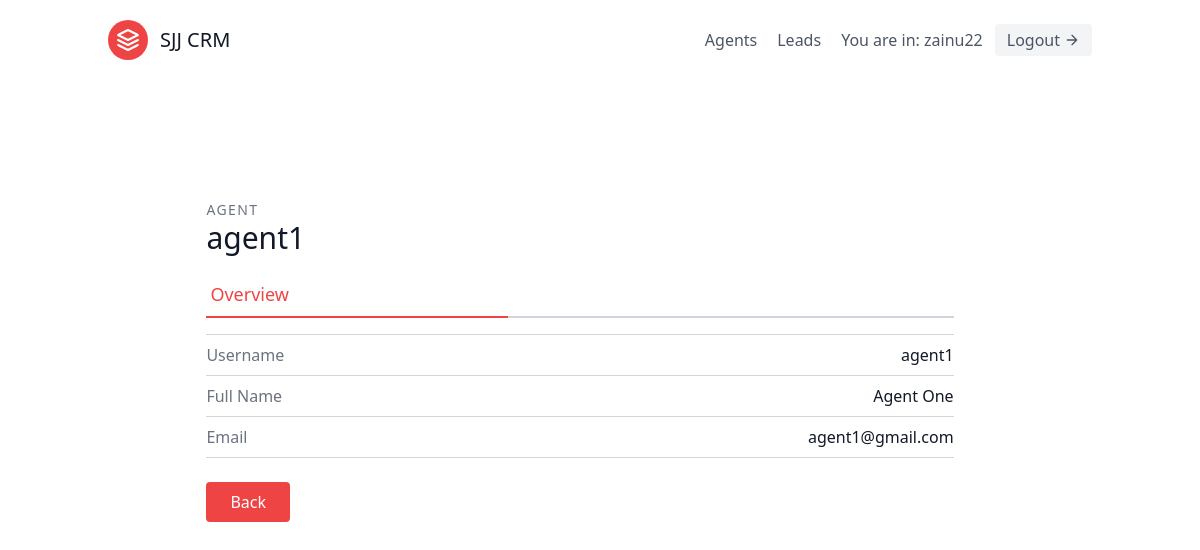
Page /agents/1/ (signed in) on the committed database.
### leads/models.py (models this page shows, shortened)
class User(AbstractUser):
    is_organizer = models.BooleanField(default=True)
    is_agent = models.BooleanField(default=False)

class Agent(models.Model):
    user = models.OneToOneField(User, on_delete=models.CASCADE)
    organization = models.ForeignKey(
        UserProfile, on_delete=models.CASCADE)

### agents/views.py (the view)
# urls.py: path('<int:pk>/', AgentDetailView.as_view(), name='agent_detail'),
class AgentDetailView(OrganizerAndLoginRequiredMixin, generic.DetailView):
    template_name = "agents/agent_detail.html"
    context_object_name = "agent"
    def get_queryset(self):
        organization = self.request.user.userprofile
        return Agent.objects.filter(organization=organization)

### agents/mixins.py (called while the page is built)
    def dispatch(self, request, *args, **kwargs):
        if not request.user.is_authenticated or not request.user.is_organizer:
            return redirect("leads:lead_list")
        return super().dispatch(request, *args, **kwargs)

### agents/templates/agents/agent_detail.html
{% extends "base.html" %}
{% block content %}
<section class="text-gray-700 body-font overflow-hidden">
    <div class="container px-5 py-24 mx-auto">
      <div class="lg:w-4/5 mx-auto flex flex-wrap">
        <div class="lg:w-full w-full lg:pr-10 lg:py-6 mb-6 lg:mb-0">
            <h2 class="text-sm title-font text-gray-500 tracking-widest">AGENT</h2>
            <h1 class="text-gray-900 text-3xl title-font font-medium mb-4">{{ agent.user.username }}</h1>
            <div class="flex mb-4">
                <a href="{% url 'agents:agent_detail' agent.pk %}" class="flex-grow text-red-500 border-b-2 border-red-500 py-2 text-lg px-1">
                    Overview
                </a>
                <a class="flex-grow border-b-2 border-gray-300 py-2 text-lg px-1">
                </a>
                <a href="#" class="flex-grow border-b-2 border-gray-300 py-2 text-lg px-1">
                </a>
            </div>
            <div class="flex border-t border-gray-300 py-2">
                <span class="text-gray-500">Username</span>
                <span class="ml-auto text-gray-900">{{ agent.user.username }}</span>
            </div>
            <div class="flex border-t border-gray-300 py-2">
                <span class="text-gray-500">Full Name</span>
                <span class="ml-auto text-gray-900">{{agent.user.first_name}} {{agent.user.last_name}}</span>
            </div>
            <div class="flex border-t border-b mb-6 border-gray-300 py-2">
                <span class="text-gray-500">Email</span>
                <span class="ml-auto text-gray-900">{{agent.user.email}}</span>
            </div>
            <div class="flex">
                <a href="{% url 'agents:agent_list' %}" class="flex text-white bg-red-500 border-0 py-2 px-6 focus:outline-none hover:bg-red-600 rounded">
                    Back
                </a>
            </div>
        </div>
      </div>
    </div>
  </section>
{% endblock content %}

### templates/components/navbar.html (shortened to what this page needs)
<header class="text-gray-600 body-font">
  <div
    class="
      container
      mx-auto
      flex flex-wrap
      p-5
      flex-col
      md:flex-row
      items-center
    "
  >
    <a
      href="{% url 'landing' %}"
      class="
        flex
        title-font
        font-medium
        items-center
        text-gray-900
        mb-4
        md:mb-0
      "
    >
      <svg
        xmlns="http://www.w3.org/2000/svg"
        fill="none"
        stroke="currentColor"
        stroke-linecap="round"
        stroke-linejoin="round"
        stroke-width="2"
        class="w-10 h-10 text-white p-2 bg-red-500 rounded-full"
        viewBox="0 0 24 24"
      >
        <path
          d="M12 2L2 7l10 5 10-5-10-5zM2 17l10 5 10-5M2 12l10 5 10-5"
        ></path>
      </svg>
      <span class="ml-3 text-xl">SJJ CRM</span>
    </a>
    <nav
      class="md:ml-auto flex flex-wrap items-center text-base justify-center"
    >
      {% if not request.user.is_authenticated %}
        <a href="{% url 'signup' %}" class="mr-5 hover:text-gray-900">Signup</a>
      {% else  %}
        {% if request.user.is_organizer  %}
        <a href="{% url 'agents:agent_list' %}" class="mr-5 hover:text-gray-900">Agents</a>
        {% endif %}
        <a href="{% url 'leads:lead_list' %}" class="mr-5 hover:text-gray-900">Leads</a>
      {% endif %}
    </nav>
    {% if request.user.is_authenticated %} You are in: {{request.user.username}}
    <a
      href="{% url 'logout' %} "
      class="
        ml-3
        inline-flex
        items-center
        bg-gray-100
        border-0
        py-1
        px-3
        focus:outline-none
        hover:bg-gray-200
        rounded
        text-base
        mt-4
        md:mt-0
      "
      >Logout
      <svg
        fill="none"
        stroke="currentColor"
        stroke-linecap="round"
        stroke-linejoin="round"
        stroke-width="2"
        class="w-4 h-4 ml-1"
        viewBox="0 0 24 24"
      >
        <path d="M5 12h14M12 5l7 7-7 7"></path>
      </svg>
      {% endif %}
    </a>
  </div>
</header>

### rows in the picture
User: user.username "zainu22"
Agent: user.username "agent1", user.first_name "Agent", user.last_name "One", user.email "agent1@gmail.com"
